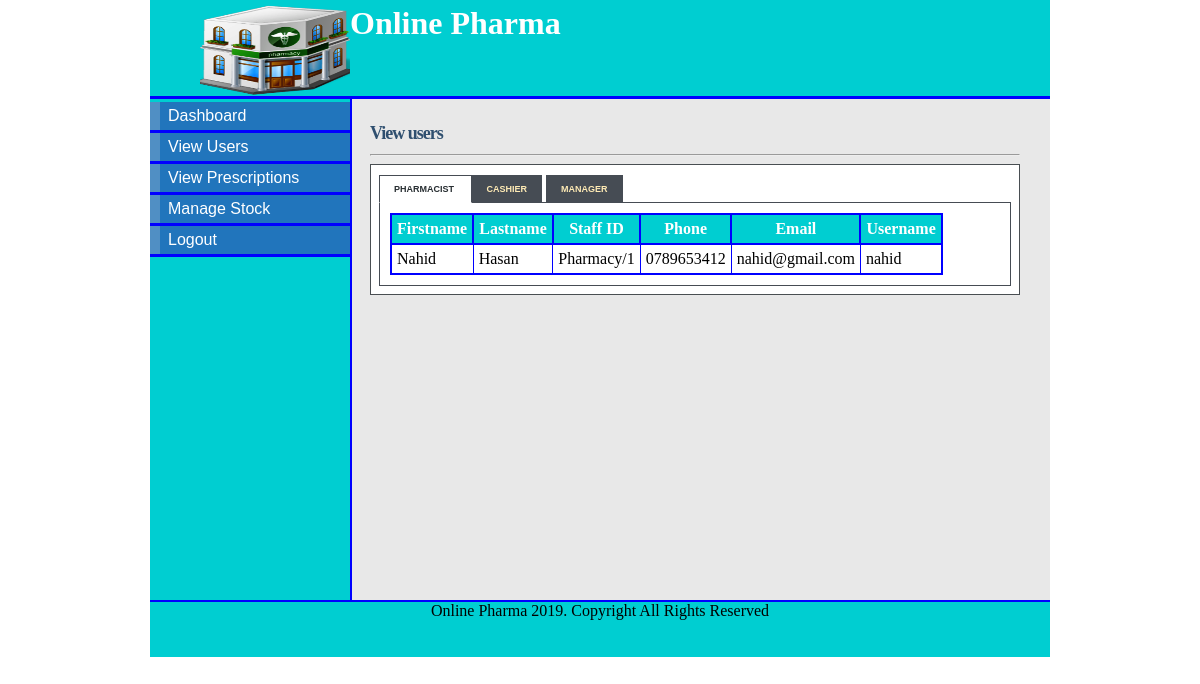
The app's page /view.php (signed in) with its own data.
### tables this page shows
CREATE TABLE IF NOT EXISTS `pharmacist` (
  `pharmacist_id` tinyint(5) NOT NULL AUTO_INCREMENT,
  `first_name` varchar(15) NOT NULL,
  `last_name` varchar(15) NOT NULL,
  `staff_id` varchar(10) NOT NULL,
  `postal_address` varchar(20) NOT NULL,
  `phone` varchar(12) NOT NULL,
  `email` varchar(20) NOT NULL,
  `username` varchar(10) NOT NULL,
  `password` varchar(10) NOT NULL,
  `date` datetime NOT NULL,
  PRIMARY KEY (`pharmacist_id`)
);

### view.php (the view, shortened to what this page needs)
<!DOCTYPE html>
<html>
<head>
<link rel="stylesheet" type="text/css" href="style/mystyle.css">
<link rel="stylesheet" href="style/style.css" type="text/css" media="screen" />
<link rel="stylesheet" href="style/table.css" type="text/css" media="screen" />
</head>
<body>
<div id="content">
<div id="header">
<h1><a href="#"><img src="images/hd_logo.jpg"></a> Online Pharma</h1></div>
<div id="left_column">
<div id="button">
		<ul>
			<li><a href="manager.php">Dashboard</a></li>
			<li><a href="view.php">View Users</a></li>
			<li><a href="view_prescription.php">View Prescriptions</a></li>
			<li><a href="stock.php">Manage Stock</a></li>
			<li><a href="logout.php">Logout</a></li>
		</ul>
</div>
</div>
<div id="main">
<div id="tabbed_box" class="tabbed_box">
    <h4>View users</h4>
<hr/>
    <div class="tabbed_area">
        <ul class="tabs">
            <li><a href="javascript:tabSwitch('tab_1', 'content_1');" id="tab_1" class="active">Pharmacist </a></li>
            <li><a href="javascript:tabSwitch('tab_2', 'content_2');" id="tab_2">Cashier</a></li>
			<li><a href="javascript:tabSwitch('tab_3', 'content_3');" id="tab_3">Manager</a></li>
        </ul>
        <div id="content_1" class="content">
<?php echo $message;
       $result = mysql_query("SELECT * FROM pharmacist")or die(mysql_error());
        echo "<table border='1' cellpadding='5'>";
        echo "<tr><th>Firstname</th> <th>Lastname </th> <th>Staff ID</th><th>Phone</th><th>Email</th><th>Username </th></tr>";
        while($row = mysql_fetch_array( $result )) {
                echo "<tr>";
                echo '<td>' . $row['first_name'] . '</td>';
				echo '<td>' . $row['last_name'] . '</td>';
				echo '<td>' . $row['staff_id'] . '</td>';
				echo '<td>' . $row['phone'] . '</td>';
				echo '<td>' . $row['email'] . '</td>';
				echo '<td>' . $row['username'] . '</td>';
			}
        echo "</table>";
?>
        </div>
    </div>
</div>
</div>
<div id="footer" align="Center"> Online Pharma 2019. Copyright All Rights Reserved</div>
</div>
</body>
</html>

### style/mystyle.css (style rules this page uses)
body { margin-top: 0px; padding-top: 0px; }
#content { margin-left: auto; margin-right: auto; background: #E8E8E8; width: 900px; height: 600px; }
#header { width: 900px; height: 96px; background: #00CED1; border-bottom: solid 3px blue; }
#header h1 { margin: 0px; padding-top: 5px; margin-left: 50px; color: #fff; }
#header img { float:left; height: 90px; width: 150px; }
#left_column { clear: all; float: left; width: 200px; height: 501px; background: #00CED1; border-right:solid 2px blue; }
#main { clear: all; width: 780px; height: 470px; background: #E8E8E8; }
#button { width: 12.5em; padding: 0 0 1em 0; margin-top: 0.2em; margin-bottom: 1em; font-family: 'Trebuchet MS', 'Lucida Grande', Verdana, Arial, Sans-serif; background: #00CED1; color: #333; }
#button ul { list-style: none; margin: 0; padding: 0; border: none; }
#button li { border-bottom: 3px solid blue; margin: 0; list-style: none; list-style-image: none; }
#button li a { display: block; padding: 5px 5px 5px 0.5em; border-left: 10px solid #508fc4; border-right: 10px solid #2175bc; background-color: #2175bc; color: #fff; text-decoration: none; width: 100%; }
html>body #button li a { width: auto; }
#footer { width: 900px; height: 55px; background: #00CED1; clear: all; border-top: solid 2px blue; }

### style/style.css (style rules this page uses)
#tabbed_box { margin: 0px auto 0px 220px; width: 650px; }
.tabbed_box h4 { font-size: 18px; color:#2F4F6F; letter-spacing:-1px; margin-bottom:10px; }
.tabbed_area { border: 1px solid #494e52; background-color: #fff; padding: 8px; }
ul.tabs { margin: 0px; padding: 0px; margin-top: 5px; margin-bottom: 6px; }
ul.tabs li { list-style: none; display: inline; }
ul.tabs li a { background-color: #464c54; color: #ffebb5; padding: 8px 14px 8px 14px; text-decoration: none; font-size: 9px; font-family: Verdana, Arial, Helvetica, sans-serif; font-weight: bold; text-transform: uppercase; border: 1px solid #464c54; }
ul.tabs li a.active { background-color: #ffffff; color: #282e32; border: 1px solid #464c54; border-bottom: 1px solid #ffffff; }
.content { background-color: #ffffff; padding: 10px; border: 1px solid #464c54; }

### style/table.css (style rules this page uses)
table { border-collapse:collapse; }
table,th { border: 2px solid blue; }
th { background-color: #00CED1; color:white; }

### view.php (style rules this page uses)
#main { height: 477px; }

### records on screen
pharmacist: first_name "Nahid", last_name "Hasan", staff "Pharmacy/1", phone "0789653412", email "nahid@gmail.com", username "nahid"
